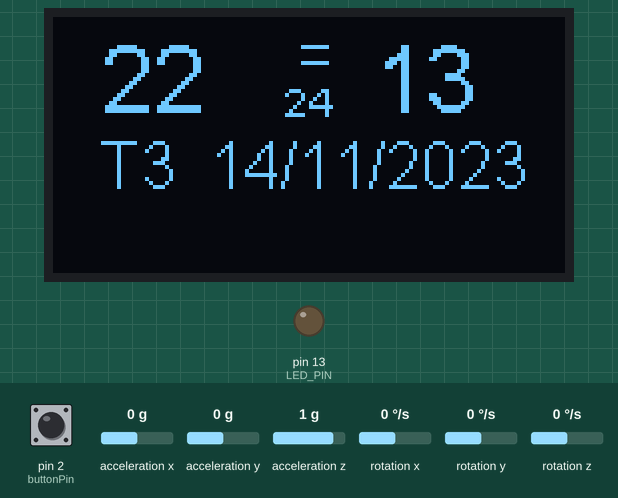
This sketch was run on a simulated Arduino Uno, built with avr-gcc and run on an emulated ATmega328P. On the bench: 128×64 one-colour display, output pins drawn as LEDs (lit = HIGH). Dashed ring = blinking. The test bench sets the inputs (shaded band); at power-on: pin 2 (buttonPin) LOW, acceleration z 1 g, acceleration y 0 g, acceleration x 0 g, rotation x 0 °/s, rotation y 0 °/s, rotation z 0 °/s. The local clock reads 2024-03-15 10:24:30 at power-on unless the sketch sets it; what the sketch prints to the serial monitor is not drawn.

Above: at 4.7 s.
4.8 s: pin 2 (buttonPin) pulled HIGH for 0.45 s
At 5.39 s:
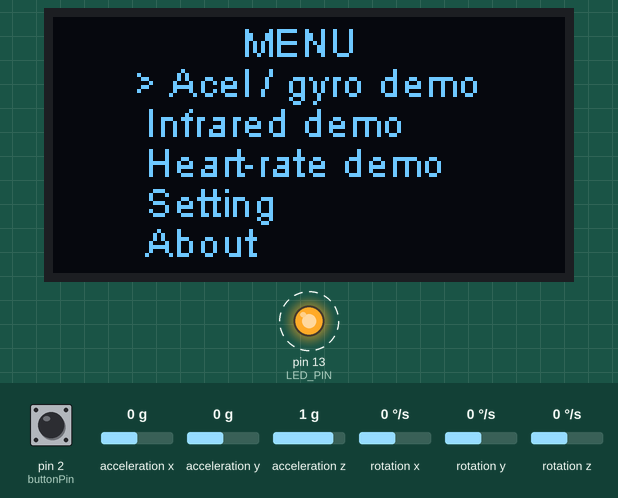
7.0 s: acceleration z set to 0.8 g
At 7.4 s:
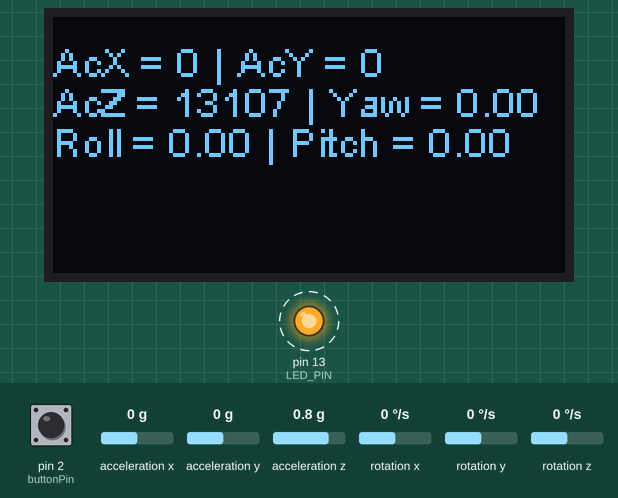
8.9 s: acceleration z set to -1.4 g
At 9.15 s:
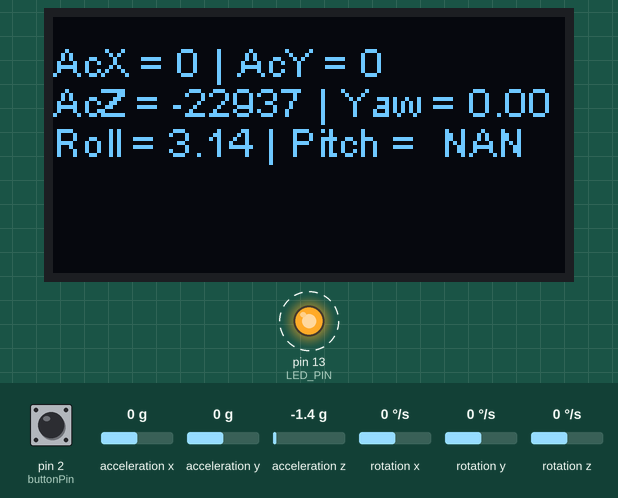
10.8 s: acceleration y set to -1.4 g
At 11.16 s:
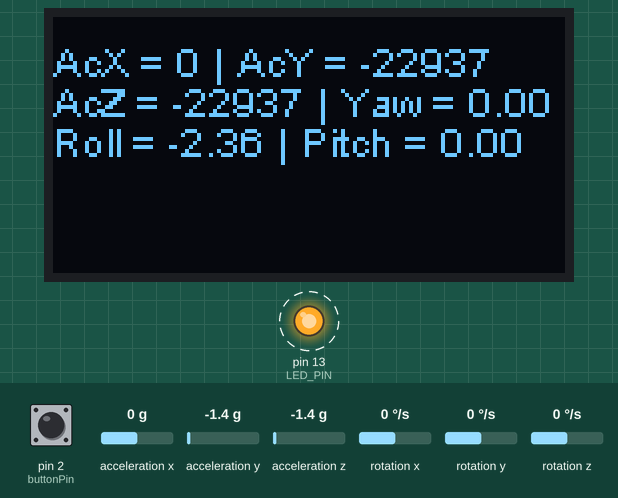
12.7 s: acceleration z set to 0 g
At 13.07 s:
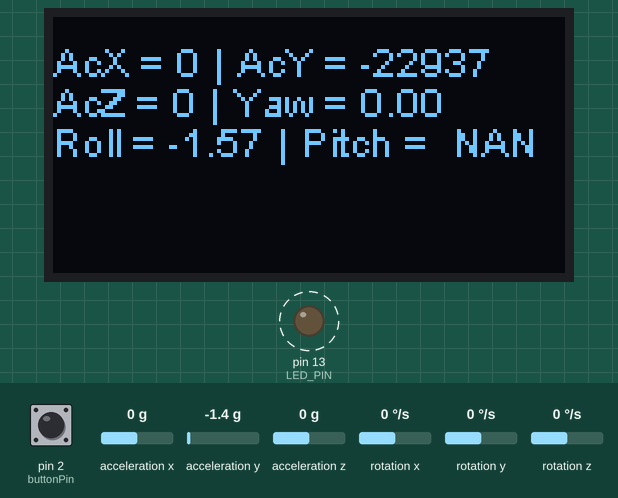
15.7 s: pin 2 (buttonPin) pulled HIGH for 1 s
At 17.8 s:
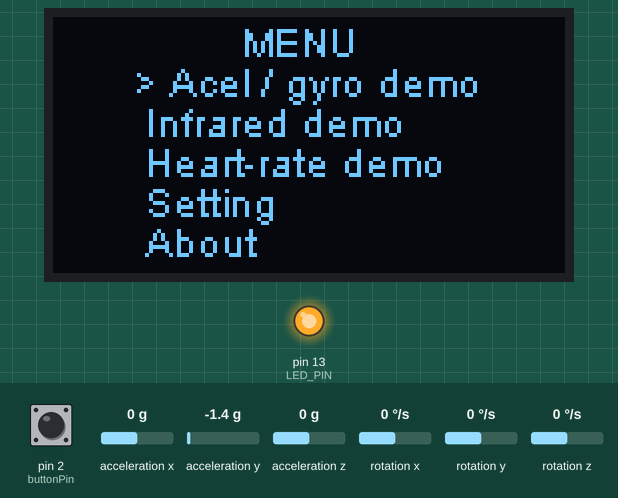
Timing chart, 0 to 19.3 s (numbered marks = the images above; inputs shaded):
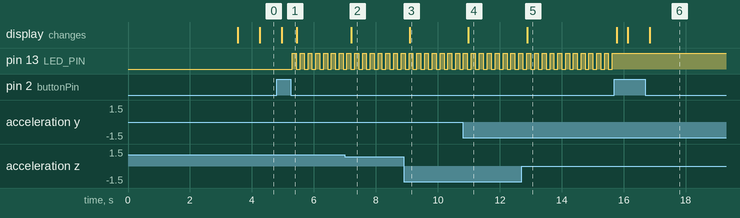

The sketch:

MPU6050_raw.ino
```cpp
// I2C device class (I2Cdev) demonstration Arduino sketch for MPU6050 class
// 10/7/2011 by Jeff Rowberg <jeff@rowberg.net>
// Updates should (hopefully) always be available at https://github.com/jrowberg/i2cdevlib
//
// Changelog:
//      2013-05-08 - added multiple output formats
//                 - added seamless Fastwire support
//      2011-10-07 - initial release


// I2Cdev and MPU6050 must be installed as libraries, or else the .cpp/.h files
// for both classes must be in the include path of your project
#include "I2Cdev.h"
#include "MPU6050.h"
#include "SH1106Wire.h"
#include <Wire.h>
#include <DS3231.h>

// khai bao module DS3231
DS3231 clock;
RTCDateTime dt;
// tao mang luu ngay trong tuan
String dow[] = { "CN", "T2", "T3", "T4", "T5", "T6", "T7"};

// Arduino Wire library is required if I2Cdev I2CDEV_ARDUINO_WIRE implementation
// is used in I2Cdev.h
#if I2CDEV_IMPLEMENTATION == I2CDEV_ARDUINO_WIRE
    #include "Wire.h"
#endif

// oled 0.96 inch
SH1106Wire display(0x3C, 21, 22);

//MPU6050
const int MPU_addr=0x68;
int count = 0;
double yaw, pitch, roll;

#include <string.h>
// class default I2C address is 0x68
// specific I2C addresses may be passed as a parameter here
// AD0 low = 0x68 (default for InvenSense evaluation board)
// AD0 high = 0x69
//MPU6050 accelgyro;
MPU6050 accelgyro(0x68); // <-- use for AD0 high
int16_t ax, ay, az;
int16_t gx, gy, gz;
// uncomment "OUTPUT_READABLE_ACCELGYRO" if you want to see a tab-separated
// list of the accel X/Y/Z and then gyro X/Y/Z values in decimal. Easy to read,
// not so easy to parse, and slow(er) over UART.
#define OUTPUT_READABLE_ACCELGYRO
// uncomment "OUTPUT_BINARY_ACCELGYRO" to send all 6 axes of data as 16-bit
// binary, one right after the other. This is very fast (as fast as possible
// without compression or data loss), and easy to parse, but impossible to read
// for a human.
//#define OUTPUT_BINARY_ACCELGYRO


int counting = 0;
int count1 = 0;
const int buttonPin = 2;
int buttonState = 0;
int buttonState2 = buttonState;
int menu_cvt = 0;
int menu_cvt2 = menu_cvt;


#define LED_PIN 13
bool blinkState = false;

void setup() {


    // join I2C bus (I2Cdev library doesn't do this automatically)
    #if I2CDEV_IMPLEMENTATION == I2CDEV_ARDUINO_WIRE
        Wire.begin();
    #elif I2CDEV_IMPLEMENTATION == I2CDEV_BUILTIN_FASTWIRE
        Fastwire::setup(400, true);
    #endif

    // initialize serial communication
    // (38400 chosen because it works as well at 8MHz as it does at 16MHz, but
    // it's really up to you depending on your project)
    Serial.begin(38400);

    // initialize device
    Serial.println("Initializing I2C devices...");
    accelgyro.initialize();


    // verify connection
    Serial.println("Testing device connections...");
    Serial.println(accelgyro.testConnection() ? "MPU6050 connection successful" : "MPU6050 connection failed");

    // configure ESP32 LED pin for output
    pinMode(LED_PIN, OUTPUT);

    //run oled
    display.init();
    //display.setBrightness(brightness);
    //display.flipScreenVertically();
    display.setFont(ArialMT_Plain_16);
    display.drawString(10, 10, "FPT-UNIVERSITY");
    display.setFont(ArialMT_Plain_10);
    display.drawString(10,28, "LittleTeam");
    display.display();

    pinMode(buttonPin, INPUT);
    //run ds3231
    clock.begin();

  // Set sketch compiling time
    clock.setDateTime(__DATE__, __TIME__);
    delay(3500);
}

void loop() {
  buttonState = digitalRead(buttonPin);
  if (buttonState2!=buttonState) {
    counting++;
    }
//  count1 %=3;
//
//  if(count1 ==2){
//    menu_cvt = 1;
//  }else{
//    menu_cvt = 0;
//  }
//  if (menu_cvt2!=menu_cvt) {
//    counting++;
//    }
  counting %= 3;


/////////////////////////////////////////////////////////
  if (counting == 2) {
    //Menu
   accelgyro.getMotion6(&ax, &ay, &az, &gx, &gy, &gz);

    // these methods (and a few others) are also available
    //accelgyro.getAcceleration(&ax, &ay, &az);
    //accelgyro.getRotation(&gx, &gy, &gz);

    #ifdef OUTPUT_READABLE_ACCELGYRO
        // display tab-separated accel/gyro x/y/z values
        Serial.print("a/g:\t");
        Serial.print(ax); Serial.print("\t");
        Serial.print(ay); Serial.print("\t");
        Serial.print(az); Serial.print("\t");
        Serial.print(gx); Serial.print("\t");
        Serial.print(gy); Serial.print("\t");
        Serial.println(gz);
    #endif

    #ifdef OUTPUT_BINARY_ACCELGYRO
        Serial.write((uint8_t)(ax >> 8)); Serial.write((uint8_t)(ax & 0xFF));
        Serial.write((uint8_t)(ay >> 8)); Serial.write((uint8_t)(ay & 0xFF));
        Serial.write((uint8_t)(az >> 8)); Serial.write((uint8_t)(az & 0xFF));
        Serial.write((uint8_t)(gx >> 8)); Serial.write((uint8_t)(gx & 0xFF));
        Serial.write((uint8_t)(gy >> 8)); Serial.write((uint8_t)(gy & 0xFF));
        Serial.write((uint8_t)(gz >> 8)); Serial.write((uint8_t)(gz & 0xFF));
    #endif

    // blink LED to indicate activity
    blinkState = !blinkState;
    digitalWrite(LED_PIN, blinkState);
    display.clear();

    yaw=gz/131.0;
    roll=atan2(ay,az);
    pitch=atan(ax/sqrt(ay*ay+az*az));
    //display.flipScreenVertically();
    display.setFont(ArialMT_Plain_10);
    display.drawString(0,5, "AcX = " + String(ax) + " | AcY = " + String(ay));
    display.drawString(0,15,"AcZ = " + String(az) + " | Yaw = "+ String(yaw));
    display.drawString(0,25,"Roll = " + String(roll)+ " | Pitch = " + String(pitch));


    //display.drawString(0,38,);
    if (buttonState == HIGH) {
    menu_cvt=menu_cvt+1;
    } else menu_cvt == 0;
    delay(100);


    display.display();
    //delay(333);
    // read raw accel/gyro measurements from device
  }
  ////////////////////////////////////////////////////////////
  if (counting == 1)  {
    display.clear();
    display.setFont(ArialMT_Plain_10);
    display.drawString(47,0,"MENU" );
    display.drawString(20,10, "> Acel / gyro demo" );
    display.drawString(20,20," Infrared demo" );
    display.drawString(20,30," Heart-rate demo" );
    display.drawString(20,40," Setting" );
    display.drawString(20,50," About" );


    if (buttonState == HIGH) {
    menu_cvt=menu_cvt+1;
    } else menu_cvt == 2;
    display.display();
    delay(100);
    }
  //////////////////////////////////////////////////////////////////
    if (counting ==0) {
    display.clear();
    dt = clock.getDateTime();
    Serial.print(dt.year);   Serial.print("-");
    Serial.print(dt.month);  Serial.print("-");
    Serial.print(dt.day);    Serial.print(" ");
    Serial.print(dt.hour);   Serial.print(":");
    Serial.print(dt.minute); Serial.print(":");
    Serial.print(dt.second); Serial.println("");
    Serial.print(dt.dayOfWeek); Serial.println("");

    display.setFont(ArialMT_Plain_24);
    display.drawString(12,2,String(dt.hour)+"      "+String(dt.minute));

    display.setFont(ArialMT_Plain_16);
    display.drawString(57,0," = ");
     display.setFont(ArialMT_Plain_10);
    display.drawString(58,15,String(dt.second));

    display.setFont(ArialMT_Plain_16);
    display.drawString(12,28,String(dow[dt.dayOfWeek])+"  "+String(dt.day)+"/"+String(dt.month)+"/"+String(dt.year));
    display.display();

    delay(333);

   }
//end
buttonState2 = buttonState;
menu_cvt2 = menu_cvt;
}
```

Measured:
- after the input at 4.8 s, pin 13 (LED_PIN): alternates HIGH for 0.13 s and LOW for 0.13 s, starting after 0.51 s; the display: changes after 0.16 s (image 1)
- after the input at 7.0 s, the display: changes after 0.21 s (image 2)
- after the input at 8.9 s, the display: changes after 0.19 s (image 3)
- after the input at 10.8 s, the display: changes after 0.18 s (image 4)
- after the input at 12.7 s, the display: changes after 0.19 s (image 5)
- after the input at 15.7 s, pin 13 (LED_PIN): stops changing and stays HIGH; the display: first changes after 0.07 s (image 6 shows a later state)
